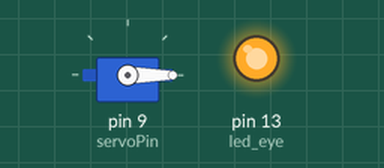
Recording of a sketch running on a simulated Arduino Uno, built with avr-gcc and run on an emulated ATmega328P. Shown: servo, output pins drawn as LEDs (lit = HIGH).

Above: at 1.05 s.
At 2.1 s:
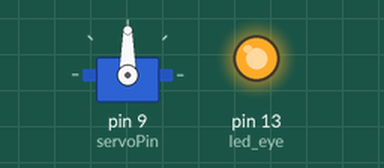
Timing chart, 0 to 6.3 s (numbered marks = the images above):
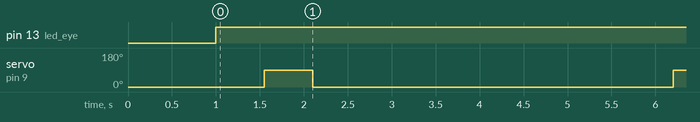

Measured:
- by itself, pin 13 (led_eye): LOW → HIGH at 1.0 s
- by itself, servo on pin 9 (servoPin): alternates 90° for 0.55 s and 0° for 4.1 s

The sketch:

asurada_head.ino
```cpp
#include <Servo.h>
int servoPin = 9;
Servo servo;

int led_eye = 13;

int angle_eye_spin_start = 0;
int angle_eye_spin_finish = 90;
int delay_eye_spin = 550;

void setup() {
  // put your setup code here, to run once:
  pinMode(led_eye, OUTPUT);

  servo.attach(servoPin);
  servo.write(angle_eye_spin_start);
  delay(1000);
}

void loop() {
  // put your main code here, to run repeatedly:
  digitalWrite(led_eye, HIGH);

  eyeSpin();
  delay(3000);
}

void eyeSpin()
{
  servo.write(angle_eye_spin_start);
  delay(delay_eye_spin);
  servo.write(angle_eye_spin_finish);
  delay(delay_eye_spin);
  servo.write(angle_eye_spin_start);
  delay(delay_eye_spin);
}
```
